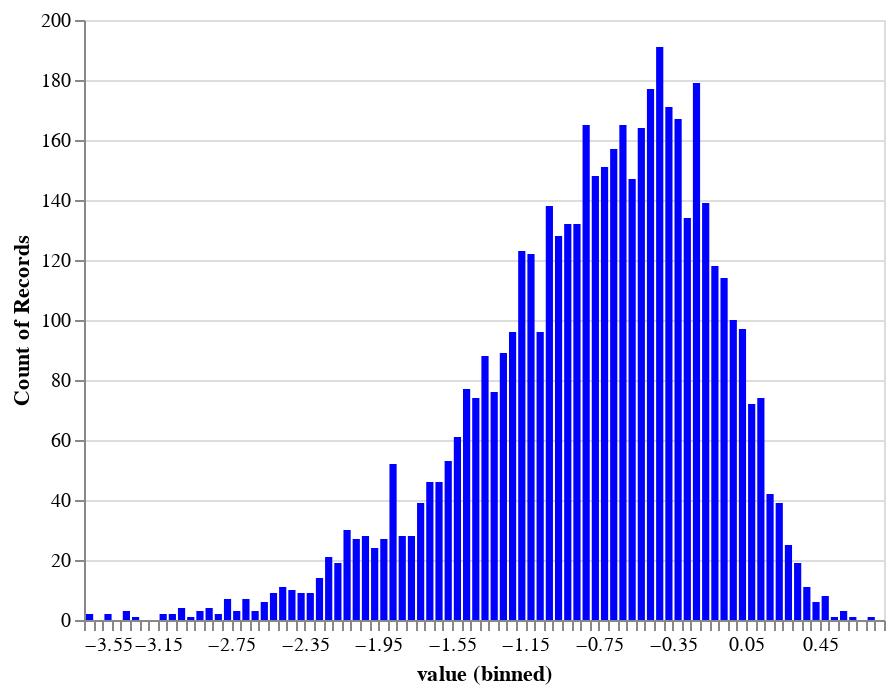

Notebook source saved alongside this figure:
### Code cell
plot_histogram_normal_skewed(0,1,-4,'blue')

### Figure 1 — Vega-Lite specification as saved in the notebook (floating-point values rounded to 4 significant figures; data arrays with more than 128 entries replaced by an {"elided": "..."} marker saying what was removed)
{"config": {"view": {"continuousWidth": 400, "continuousHeight": 300}}, "data": {"name": "data-5a98c449d052fedec604c126fe1e2348"}, "mark": "bar", "encoding": {"color": {"value": "blue"}, "x": {"type": "quantitative", "bin": {"maxbins": 100}, "field": "value"}, "y": {"type": "quantitative", "aggregate": "count"}}, "$schema": "https://vega.github.io/schema/vega-lite/v4.8.1.json", "datasets": {"data-5a98c449d052fedec604c126fe1e2348": {"elided": "5000 records"}}}
